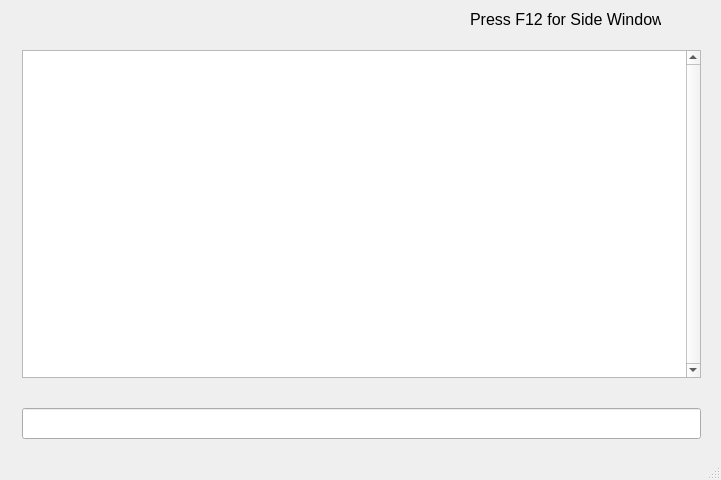
<?xml version="1.0" encoding="UTF-8"?>
<ui version="4.0">
 <class>WWGUIClass</class>
 <widget class="QMainWindow" name="WWGUIClass">
  <property name="geometry">
   <rect>
    <x>0</x>
    <y>0</y>
    <width>721</width>
    <height>480</height>
   </rect>
  </property>
  <property name="sizePolicy">
   <sizepolicy hsizetype="Fixed" vsizetype="Fixed">
    <horstretch>0</horstretch>
    <verstretch>0</verstretch>
   </sizepolicy>
  </property>
  <property name="font">
   <font>
    <pointsize>12</pointsize>
    <weight>75</weight>
    <bold>true</bold>
   </font>
  </property>
  <property name="windowTitle">
   <string>WorkWork</string>
  </property>
  <property name="toolTipDuration">
   <number>0</number>
  </property>
  <widget class="QWidget" name="centralWidget">
   <widget class="QToolButton" name="MinimizeButton">
    <property name="geometry">
     <rect>
      <x>669</x>
      <y>0</y>
      <width>26</width>
      <height>30</height>
     </rect>
    </property>
    <property name="font">
     <font>
      <family>Comic Sans MS</family>
      <pointsize>8</pointsize>
      <weight>75</weight>
      <bold>true</bold>
     </font>
    </property>
    <property name="focusPolicy">
     <enum>Qt::NoFocus</enum>
    </property>
    <property name="styleSheet">
     <string notr="true">QToolButton#MinimizeButton {
	background-image: url(:/WWGUI/Resources/window_buttons.png);
	background-position: top left;
	border-style: flat;
}

QToolButton#MinimizeButton::hover {
	background-image: url(:/WWGUI/Resources/window_buttons_hovered.png);
	background-position: top left;
	border-style: flat;
}</string>
    </property>
    <property name="text">
     <string/>
    </property>
   </widget>
   <widget class="QToolButton" name="CloseButton">
    <property name="geometry">
     <rect>
      <x>695</x>
      <y>0</y>
      <width>26</width>
      <height>30</height>
     </rect>
    </property>
    <property name="maximumSize">
     <size>
      <width>16777215</width>
      <height>16777201</height>
     </size>
    </property>
    <property name="font">
     <font>
      <family>Comic Sans MS</family>
      <pointsize>8</pointsize>
      <weight>75</weight>
      <bold>true</bold>
     </font>
    </property>
    <property name="focusPolicy">
     <enum>Qt::NoFocus</enum>
    </property>
    <property name="styleSheet">
     <string notr="true">QToolButton#CloseButton {
	background-image: url(:WWGUI/Resources/window_buttons.png);
	background-position: top right;
	border-style: flat;
}

QToolButton#CloseButton::hover {
	background-image: url(:WWGUI/Resources/window_buttons_hovered.png);
	background-position: top right;
	border-style: flat;
}</string>
    </property>
    <property name="text">
     <string/>
    </property>
   </widget>
   <widget class="QLabel" name="TaskType">
    <property name="geometry">
     <rect>
      <x>10</x>
      <y>10</y>
      <width>421</width>
      <height>19</height>
     </rect>
    </property>
    <property name="text">
     <string/>
    </property>
   </widget>
   <widget class="QWidget" name="layoutWidget">
    <property name="geometry">
     <rect>
      <x>11</x>
      <y>39</y>
      <width>701</width>
      <height>411</height>
     </rect>
    </property>
    <layout class="QGridLayout" name="gridLayout">
     <item row="0" column="0">
      <widget class="QTableWidget" name="Table">
       <property name="enabled">
        <bool>true</bool>
       </property>
       <property name="sizePolicy">
        <sizepolicy hsizetype="Expanding" vsizetype="Expanding">
         <horstretch>0</horstretch>
         <verstretch>0</verstretch>
        </sizepolicy>
       </property>
       <property name="focusPolicy">
        <enum>Qt::NoFocus</enum>
       </property>
       <property name="verticalScrollBarPolicy">
        <enum>Qt::ScrollBarAlwaysOn</enum>
       </property>
       <property name="horizontalScrollBarPolicy">
        <enum>Qt::ScrollBarAlwaysOff</enum>
       </property>
       <property name="sizeAdjustPolicy">
        <enum>QAbstractScrollArea::AdjustIgnored</enum>
       </property>
       <property name="editTriggers">
        <set>QAbstractItemView::NoEditTriggers</set>
       </property>
       <property name="tabKeyNavigation">
        <bool>false</bool>
       </property>
       <property name="dragDropOverwriteMode">
        <bool>true</bool>
       </property>
       <property name="selectionBehavior">
        <enum>QAbstractItemView::SelectItems</enum>
       </property>
       <attribute name="horizontalHeaderHighlightSections">
        <bool>false</bool>
       </attribute>
       <attribute name="verticalHeaderVisible">
        <bool>false</bool>
       </attribute>
      </widget>
     </item>
     <item row="1" column="0">
      <widget class="QLabel" name="Prompt">
       <property name="font">
        <font>
         <pointsize>12</pointsize>
         <weight>50</weight>
         <bold>false</bold>
        </font>
       </property>
       <property name="text">
        <string/>
       </property>
      </widget>
     </item>
     <item row="2" column="0">
      <widget class="QLineEdit" name="Input">
       <property name="font">
        <font>
         <pointsize>14</pointsize>
         <weight>50</weight>
         <bold>false</bold>
        </font>
       </property>
      </widget>
     </item>
    </layout>
   </widget>
   <widget class="QLabel" name="SideWindowHelp">
    <property name="geometry">
     <rect>
      <x>470</x>
      <y>10</y>
      <width>191</width>
      <height>19</height>
     </rect>
    </property>
    <property name="font">
     <font>
      <weight>50</weight>
      <bold>false</bold>
     </font>
    </property>
    <property name="text">
     <string>Press F12 for Side Window </string>
    </property>
   </widget>
  </widget>
  <widget class="QStatusBar" name="statusBar">
   <property name="font">
    <font>
     <family>MS Shell Dlg 2</family>
     <pointsize>10</pointsize>
     <weight>50</weight>
     <bold>false</bold>
    </font>
   </property>
  </widget>
 </widget>
 <layoutdefault spacing="6" margin="11"/>
 <tabstops>
  <tabstop>Input</tabstop>
  <tabstop>Table</tabstop>
  <tabstop>MinimizeButton</tabstop>
  <tabstop>CloseButton</tabstop>
 </tabstops>
 <resources/>
 <connections/>
</ui>
